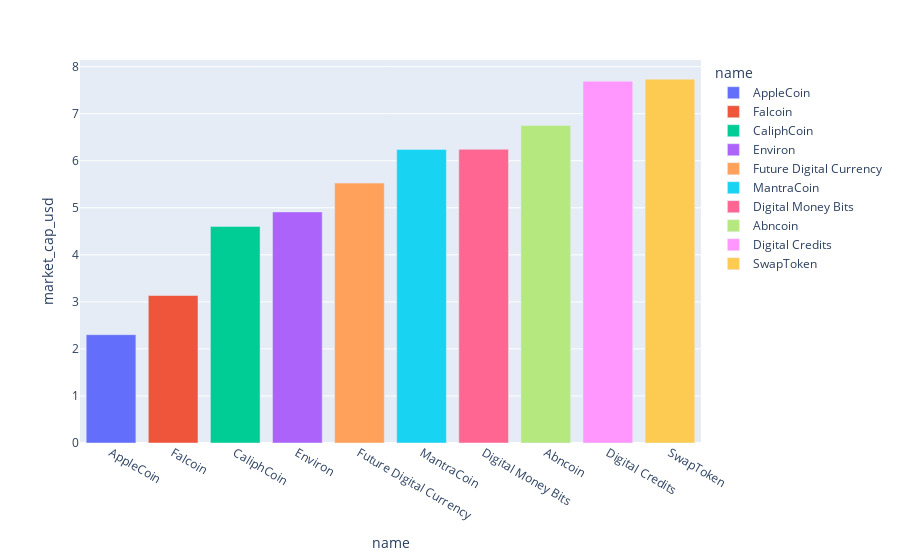

Source (notebook cell):
### Code cell
fig=px.bar(data.nsmallest(10, 'market_cap_usd'),x='name',y='market_cap_usd',color='name')
fig.show()

### Figure 1 — Plotly figure (JSON) as saved in the notebook; plotly's stock layout.template omitted (floating-point values rounded to 4 significant figures)
{"data": [{"alignmentgroup": "True", "hovertemplate": "name=%{x}<br>market_cap_usd=%{y}<extra></extra>", "legendgroup": "AppleCoin", "marker": {"color": "#636efa", "pattern": {"shape": ""}}, "name": "AppleCoin", "offsetgroup": "AppleCoin", "orientation": "v", "showlegend": true, "textposition": "auto", "type": "bar", "x": ["AppleCoin"], "xaxis": "x", "y": [2.303], "yaxis": "y"}, {"alignmentgroup": "True", "hovertemplate": "name=%{x}<br>market_cap_usd=%{y}<extra></extra>", "legendgroup": "Falcoin", "marker": {"color": "#EF553B", "pattern": {"shape": ""}}, "name": "Falcoin", "offsetgroup": "Falcoin", "orientation": "v", "showlegend": true, "textposition": "auto", "type": "bar", "x": ["Falcoin"], "xaxis": "x", "y": [3.135], "yaxis": "y"}, {"alignmentgroup": "True", "hovertemplate": "name=%{x}<br>market_cap_usd=%{y}<extra></extra>", "legendgroup": "CaliphCoin", "marker": {"color": "#00cc96", "pattern": {"shape": ""}}, "name": "CaliphCoin", "offsetgroup": "CaliphCoin", "orientation": "v", "showlegend": true, "textposition": "auto", "type": "bar", "x": ["CaliphCoin"], "xaxis": "x", "y": [4.605], "yaxis": "y"}, {"alignmentgroup": "True", "hovertemplate": "name=%{x}<br>market_cap_usd=%{y}<extra></extra>", "legendgroup": "Environ", "marker": {"color": "#ab63fa", "pattern": {"shape": ""}}, "name": "Environ", "offsetgroup": "Environ", "orientation": "v", "showlegend": true, "textposition": "auto", "type": "bar", "x": ["Environ"], "xaxis": "x", "y": [4.913], "yaxis": "y"}, {"alignmentgroup": "True", "hovertemplate": "name=%{x}<br>market_cap_usd=%{y}<extra></extra>", "legendgroup": "Future Digital Currency", "marker": {"color": "#FFA15A", "pattern": {"shape": ""}}, "name": "Future Digital Currency", "offsetgroup": "Future Digital Currency", "orientation": "v", "showlegend": true, "textposition": "auto", "type": "bar", "x": ["Future Digital Currency"], "xaxis": "x", "y": [5.525], "yaxis": "y"}, {"alignmentgroup": "True", "hovertemplate": "name=%{x}<br>market_cap_usd=%{y}<extra></extra>", "legendgroup": "MantraCoin", "marker": {"color": "#19d3f3", "pattern": {"shape": ""}}, "name": "MantraCoin", "offsetgroup": "MantraCoin", "orientation": "v", "showlegend": true, "textposition": "auto", "type": "bar", "x": ["MantraCoin"], "xaxis": "x", "y": [6.242], "yaxis": "y"}, {"alignmentgroup": "True", "hovertemplate": "name=%{x}<br>market_cap_usd=%{y}<extra></extra>", "legendgroup": "Digital Money Bits", "marker": {"color": "#FF6692", "pattern": {"shape": ""}}, "name": "Digital Money Bits", "offsetgroup": "Digital Money Bits", "orientation": "v", "showlegend": true, "textposition": "auto", "type": "bar", "x": ["Digital Money Bits"], "xaxis": "x", "y": [6.244], "yaxis": "y"}, {"alignmentgroup": "True", "hovertemplate": "name=%{x}<br>market_cap_usd=%{y}<extra></extra>", "legendgroup": "Abncoin", "marker": {"color": "#B6E880", "pattern": {"shape": ""}}, "name": "Abncoin", "offsetgroup": "Abncoin", "orientation": "v", "showlegend": true, "textposition": "auto", "type": "bar", "x": ["Abncoin"], "xaxis": "x", "y": [6.752], "yaxis": "y"}, {"alignmentgroup": "True", "hovertemplate": "name=%{x}<br>market_cap_usd=%{y}<extra></extra>", "legendgroup": "Digital Credits", "marker": {"color": "#FF97FF", "pattern": {"shape": ""}}, "name": "Digital Credits", "offsetgroup": "Digital Credits", "orientation": "v", "showlegend": true, "textposition": "auto", "type": "bar", "x": ["Digital Credits"], "xaxis": "x", "y": [7.69], "yaxis": "y"}, {"alignmentgroup": "True", "hovertemplate": "name=%{x}<br>market_cap_usd=%{y}<extra></extra>", "legendgroup": "SwapToken", "marker": {"color": "#FECB52", "pattern": {"shape": ""}}, "name": "SwapToken", "offsetgroup": "SwapToken", "orientation": "v", "showlegend": true, "textposition": "auto", "type": "bar", "x": ["SwapToken"], "xaxis": "x", "y": [7.735], "yaxis": "y"}], "layout": {"barmode": "relative", "legend": {"title": {"text": "name"}, "tracegroupgap": 0}, "margin": {"t": 60}, "xaxis": {"anchor": "y", "categoryarray": ["AppleCoin", "Falcoin", "CaliphCoin", "Environ", "Future Digital Currency", "MantraCoin", "Digital Money Bits", "Abncoin", "Digital Credits", "SwapToken"], "categoryorder": "array", "domain": [0, 1], "title": {"text": "name"}}, "yaxis": {"anchor": "x", "domain": [0, 1], "title": {"text": "market_cap_usd"}}}}
